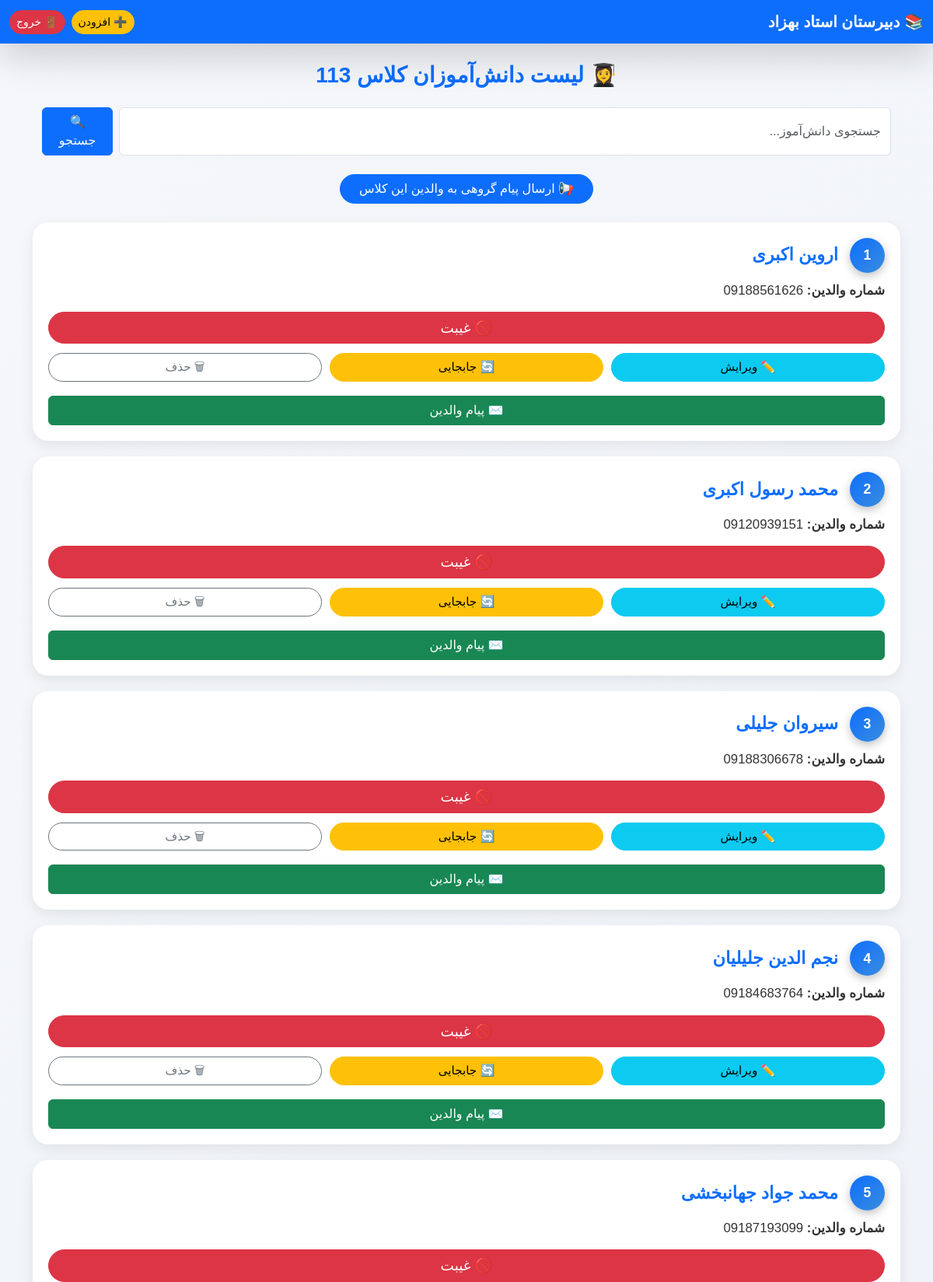
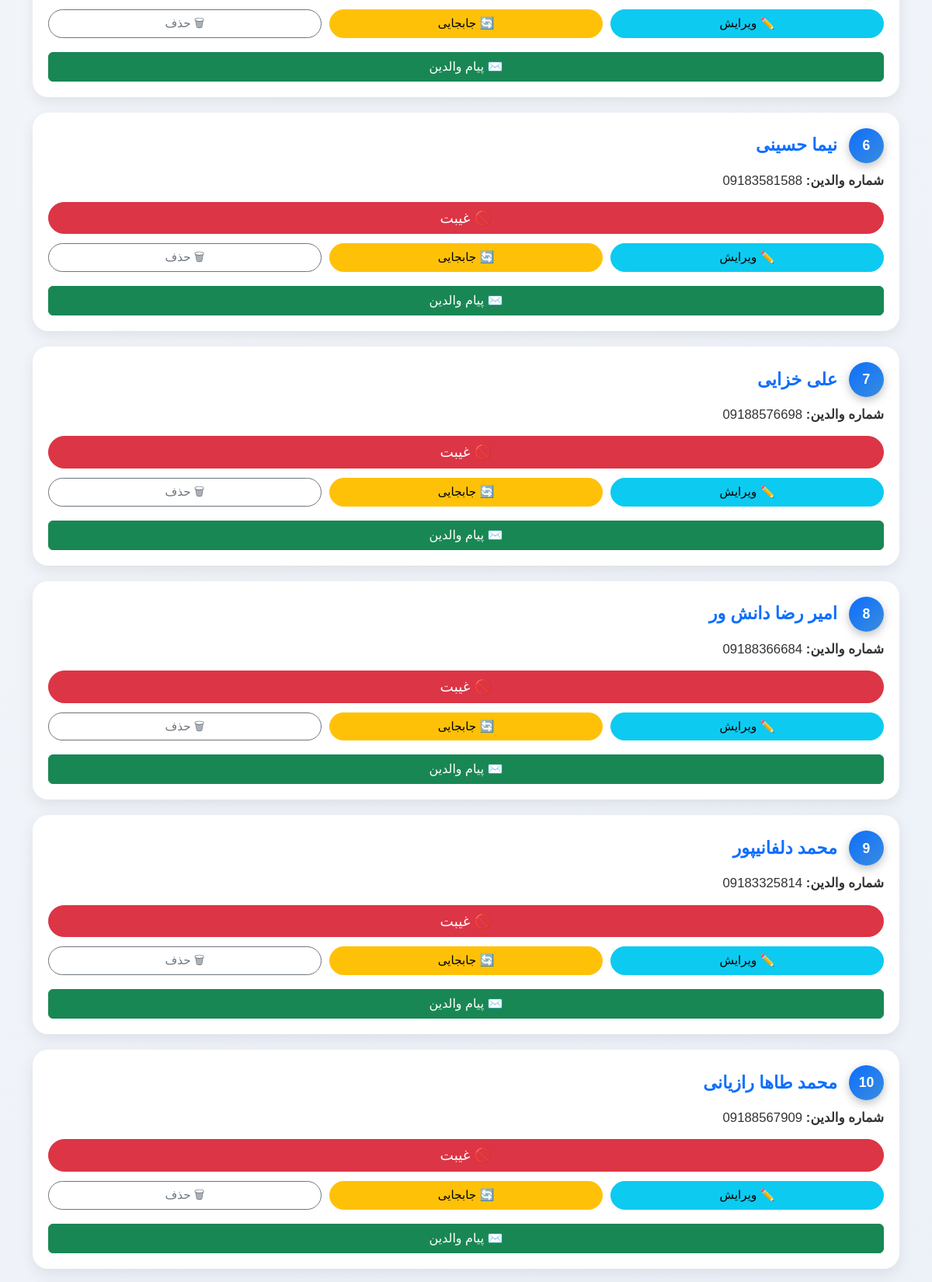
Page /class/7 (signed in, upper part) on the committed database (2 pictures, top to bottom).
### app.py (models this page shows)
class Class(db.Model):
    id = db.Column(db.Integer, primary_key=True)
    name = db.Column(db.String(50), unique=True, nullable=False)
    students = db.relationship("Student", backref="class_", lazy=True, cascade="all, delete")

class Student(db.Model):
    id = db.Column(db.Integer, primary_key=True)
    firstname = db.Column(db.String(50), nullable=False)
    lastname = db.Column(db.String(50), nullable=False)
    parent_number = db.Column(db.String(20), nullable=False)
    class_id = db.Column(db.Integer, db.ForeignKey("class.id"), nullable=False)
    attendances = db.relationship("Attendance", backref="student", lazy=True, cascade="all, delete")

### app.py (the view)
@app.route("/class/<int:class_id>")
@login_required
def view_class(class_id):
    class_ = Class.query.get_or_404(class_id)
    search_query = request.args.get("search", "").strip()
    query = Student.query.filter_by(class_id=class_id)
    if search_query:
        query = query.filter(
            (Student.firstname.ilike(f"%{search_query}%")) |
            (Student.lastname.ilike(f"%{search_query}%"))
        )
    students = query.order_by(Student.lastname, Student.firstname).all()
    return render_template("class_detail.html", class_=class_, students=students)

### app.py (called while the page is built)
def login_required(f):
    from functools import wraps
    @wraps(f)
    def decorated_function(*args, **kwargs):
        if not session.get('logged_in'):
            return redirect(url_for('login'))
        return f(*args, **kwargs)
    return decorated_function

### templates/class_detail.html (shortened to what this page needs)
<!DOCTYPE html>
<html lang="fa">
<head>
  <link href="https://cdn.jsdelivr.net/npm/bootstrap@5.3.2/dist/css/bootstrap.rtl.min.css" rel="stylesheet">
</head>
<body dir="rtl">
<nav class="navbar navbar-expand-lg navbar-dark bg-primary shadow-lg">
  <div class="container-fluid">
    <a class="navbar-brand fw-bold fs-5" href="/">📚 دبیرستان استاد بهزاد</a>
    <div class="d-flex ms-auto">
      <a href="{{ url_for('add_student', class_id=class_.id) }}" class="btn btn-warning btn-sm rounded-pill">➕ افزودن</a>
      <a href="{{ url_for('logout') }}" class="btn btn-danger btn-sm rounded-pill ms-2">🚪 خروج</a>
    </div>
  </div>
</nav>
<div class="container mt-4">
  <h3 class="text-center mb-4 text-primary fw-bold">👩‍🎓 لیست دانش‌آموزان کلاس {{ class_.name }}</h3>
  <div class="container mb-4">
    <form method="get" action="{{ url_for('view_class', class_id=class_.id) }}" class="d-flex gap-2">
      <input type="text" name="search" class="form-control" placeholder="جستجوی دانش‌آموز..." value="{{ request.args.get('search', '') }}">
      <button type="submit" class="btn btn-primary">🔍 جستجو</button>
    </form>
  </div>
  <div class="text-center mb-4">
    <a href="{{ url_for('send_class_message', class_id=class_.id) }}" class="btn btn-primary rounded-pill px-4">
      📢 ارسال پیام گروهی به والدین این کلاس
    </a>
  </div>
  {% if students %}
    {% for student in students %}
    <div class="student-card" id="student-card-{{ student.id }}">
      <div class="student-row">
        <div class="student-index">{{ loop.index }}</div>
        <div class="student-name">{{ student.firstname }} {{ student.lastname }}</div>
      </div>
      <div class="student-info"><strong>شماره والدین:</strong> {{ student.parent_number }}</div>
      <button class="btn btn-danger btn-absent" onclick="markAbsent('{{ url_for('absent', student_id=student.id) }}', this)">🚫 غیبت</button>
      <div class="action-row">
        <a href="{{ url_for('edit_student', id=student.id) }}" class="btn btn-info">✏️ ویرایش</a>
        <a href="#" class="btn btn-warning" onclick="openTransferModal({{ student.id }}, '{{ student.firstname }} {{ student.lastname }}')">🔄 جابجایی</a>
        <a href="{{ url_for('delete_student', id=student.id) }}"
           class="btn btn-outline-secondary"
           onclick="return confirm('آیا مطمئنید می‌خواهید حذف کنید؟');">🗑 حذف</a>
      </div>
      <button class="btn btn-success w-100 mt-2" onclick="openMessagePanel('{{ student.parent_number }}')">✉️ پیام والدین</button>
    </div>
    {% endfor %}
  {% else %}
    <p class="text-muted text-center">هیچ دانش‌آموزی در این کلاس ثبت نشده است.</p>
  {% endif %}
</div>
</body>
</html>

### templates/class_detail.html (style rules this page uses)
body { background: linear-gradient(135deg, #f5f7fa, #e4ecf7); font-family: "Vazirmatn", Tahoma, sans-serif; padding-bottom: 50px; overflow-x: hidden; }
.student-card { border-radius: 20px; background: #fff; padding: 20px; margin-bottom: 20px; box-shadow: 0 6px 18px rgba(0,0,0,0.08); transition: all 0.3s ease; max-width: 100%; box-sizing: border-box; }
.student-row { display: flex; align-items: center; gap: 15px; flex-wrap: wrap; margin-bottom: 10px; }
.student-index { width: 45px; height: 45px; background: linear-gradient(135deg, #0d6efd, #3a8dde); color: #fff; font-weight: bold; font-size: 1.1rem; display: flex; justify-content: center; align-items: center; border-radius: 50%; box-shadow: 0 4px 12px rgba(0,0,0,0.25); flex-shrink: 0; }
.student-name { font-size: 1.4rem; font-weight: 600; color: #0d6efd; word-break: break-word; }
.student-info { font-size: 1.05rem; margin-bottom: 15px; color: #333; word-break: break-word; }
.btn-absent, .action-row a, .action-row button { border-radius: 50px; transition: 0.3s; font-weight: 500; max-width: 100%; box-sizing: border-box; }
.btn-absent { width: 100%; margin-bottom: 12px; font-size: 1.15rem; }
.action-row { display: flex; justify-content: space-between; gap: 10px; margin-bottom: 10px; flex-wrap: wrap; }
.action-row a, .action-row button { flex: 1 1 30%; font-size: 0.95rem; }

### rows in the picture
Class: name "113"
Student: firstname "اروین", lastname "اکبری", parent_number "09188561626"
Student: firstname "محمد رسول", lastname "اکبری", parent_number "09120939151"
Student: firstname "سیروان", lastname "جلیلی", parent_number "09188306678"
Student: firstname "نجم الدین", lastname "جلیلیان", parent_number "09184683764"
Student: firstname "محمد جواد", lastname "جهانبخشی", parent_number "09187193099"
Student: firstname "نیما", lastname "حسینی", parent_number "09183581588"
Student: firstname "علی", lastname "خزایی", parent_number "09188576698"
Student: firstname "امیر رضا", lastname "دانش ور", parent_number "09188366684"
Student: firstname "محمد", lastname "دلفانیپور", parent_number "09183325814"
Student: firstname "محمد طاها", lastname "رازیانی", parent_number "09188567909"
